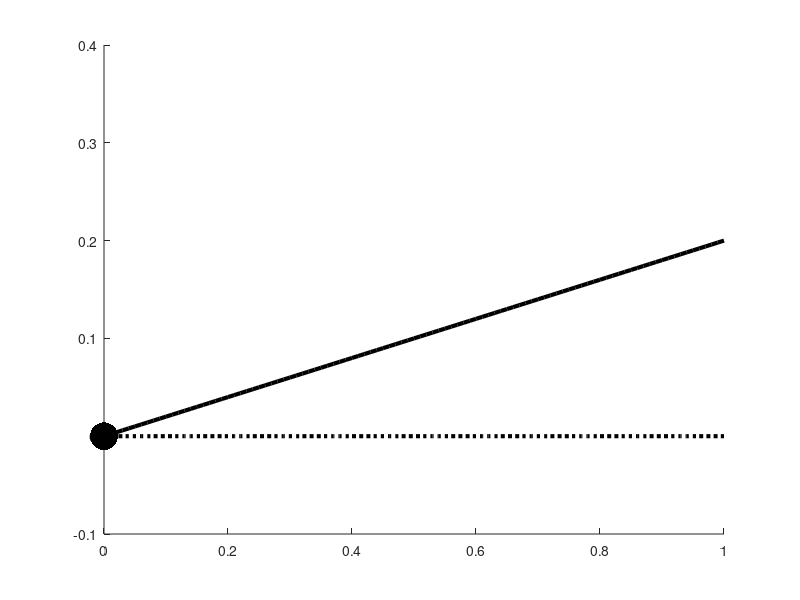
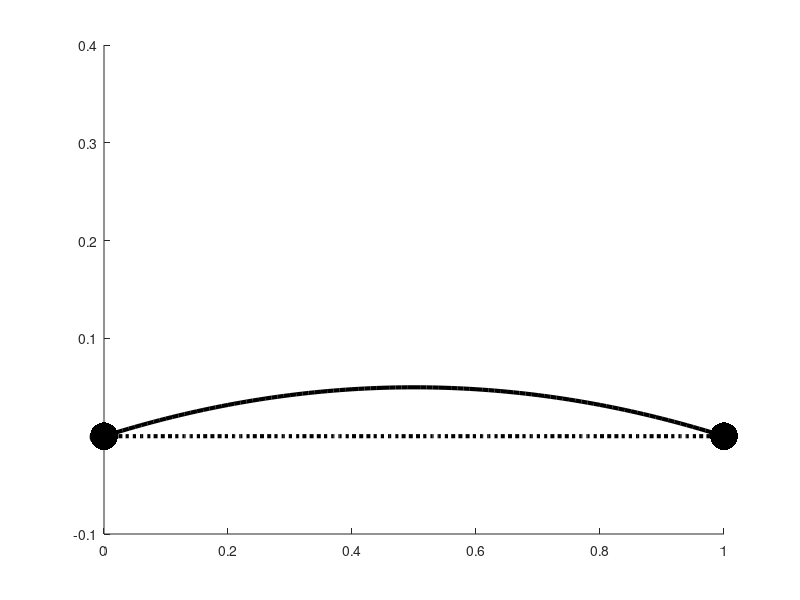
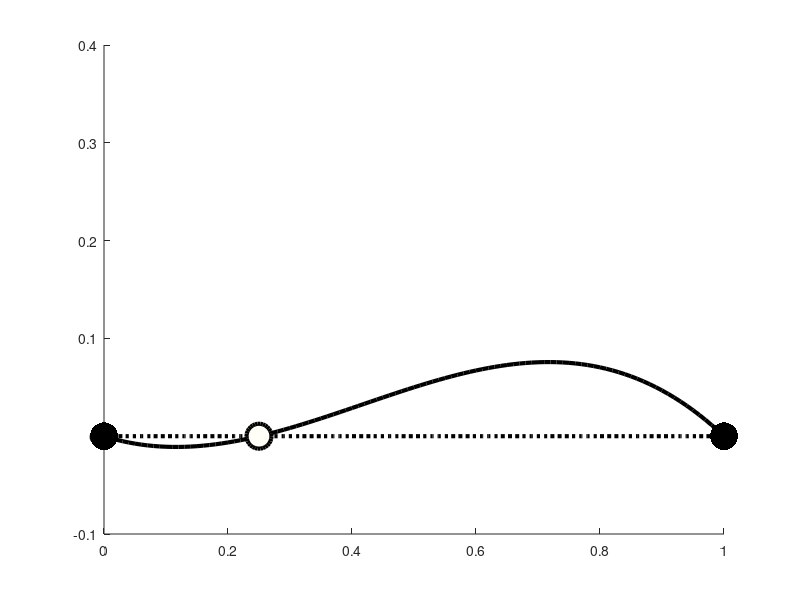

These charts were generated, in order, by the following MATLAB code: (Note: this script raises an error after producing the figures.)
% Stability analysis lecture

clc;clear;close all;


r = 0.2;
K=1;
yls=[-r/2,2*r];

A=0.25;

x = 0:0.01:1;


exponential = x.*r;
logistic = x.*(1-x./K).*r;
allee = x.*(1-x./K).*(x./A - 1).*r;


%% exponential
figure(1); hold on;
plot(x,exponential,'-k','LineWidth',3);
plot(x,x.*0,':k','LineWidth',3);

% add fixed points:
plot(0,0,'.k','MarkerSize',60);
ylim(yls);
%notes();

%% logistic
figure(2); hold on;
plot(x,logistic,'-k','LineWidth',3);
plot(x,x.*0,':k','LineWidth',3);

% add fixed points:
plot(0,0,'.k','MarkerSize',60);
plot(K,0,'.k','MarkerSize',60);
ylim(yls);
%notes();


%% logistic w/ allee effect
figure(3); hold on;
plot(x,allee,'-k','LineWidth',3);
plot(x,x.*0,':k','LineWidth',3);

% add fixed points:
plot(0,0,'.k','MarkerSize',60);
plot(A,0,'o','MarkerSize',18,'MarkerFaceColor',[1,1,0.9725],'MarkerEdgeColor','k','LineWidth',3);
plot(K,0,'.k','MarkerSize',60);
ylim(yls);
notes();


tspan = [0 10];

%% add some initial conditions
for x0 = 0:0.1:1
    
    x00 = [x0,x0,x0]; %same initial condition for all 3 eqn's
    [t, y]=ode45(@(t,x)all_odes(t,x,r,K,A), tspan, x00);
    
    figure(4); hold on;
    plot(t,y(:,1),'-k','LineWidth',3); hold on;

    figure(5); hold on;
    plot(t,y(:,2),'-k','LineWidth',3); hold on;


    figure(6); hold on;
    plot(t,y(:,3),'-k','LineWidth',3); hold on;


end

figure(4);%notes();
figure(5);%notes();
figure(6);%notes();

% 
% exportgraphics(figure(1),'plots/SS_exponential.png','BackgroundColor',[1,1,0.9725],'Resolution',300)
% exportgraphics(figure(2),'plots/SS_logistic.png','BackgroundColor',[1,1,0.9725],'Resolution',300)
% exportgraphics(figure(3),'plots/SS_allee.png','BackgroundColor',[1,1,0.9725],'Resolution',300)
% exportgraphics(figure(4),'plots/T_exponential.png','BackgroundColor',[1,1,0.9725],'Resolution',300)
% exportgraphics(figure(5),'plots/T_logistic.png','BackgroundColor',[1,1,0.9725],'Resolution',300)
% exportgraphics(figure(6),'plots/T_allee.png','BackgroundColor',[1,1,0.9725],'Resolution',300)


function xdot = all_odes(t,x,r,K,A)

    xdot = zeros(3,1);

    % exponential
    X=x(1);
    xdot(1,1) = X*r;
    
    % logistic
    X=x(2);
    xdot(2,1) = X*r*(1-X / K);
    
    % RESISTANT
    X=x(3);
    xdot(3,1) = X*r*(1-X / K)*(X / A - 1);
    
end



